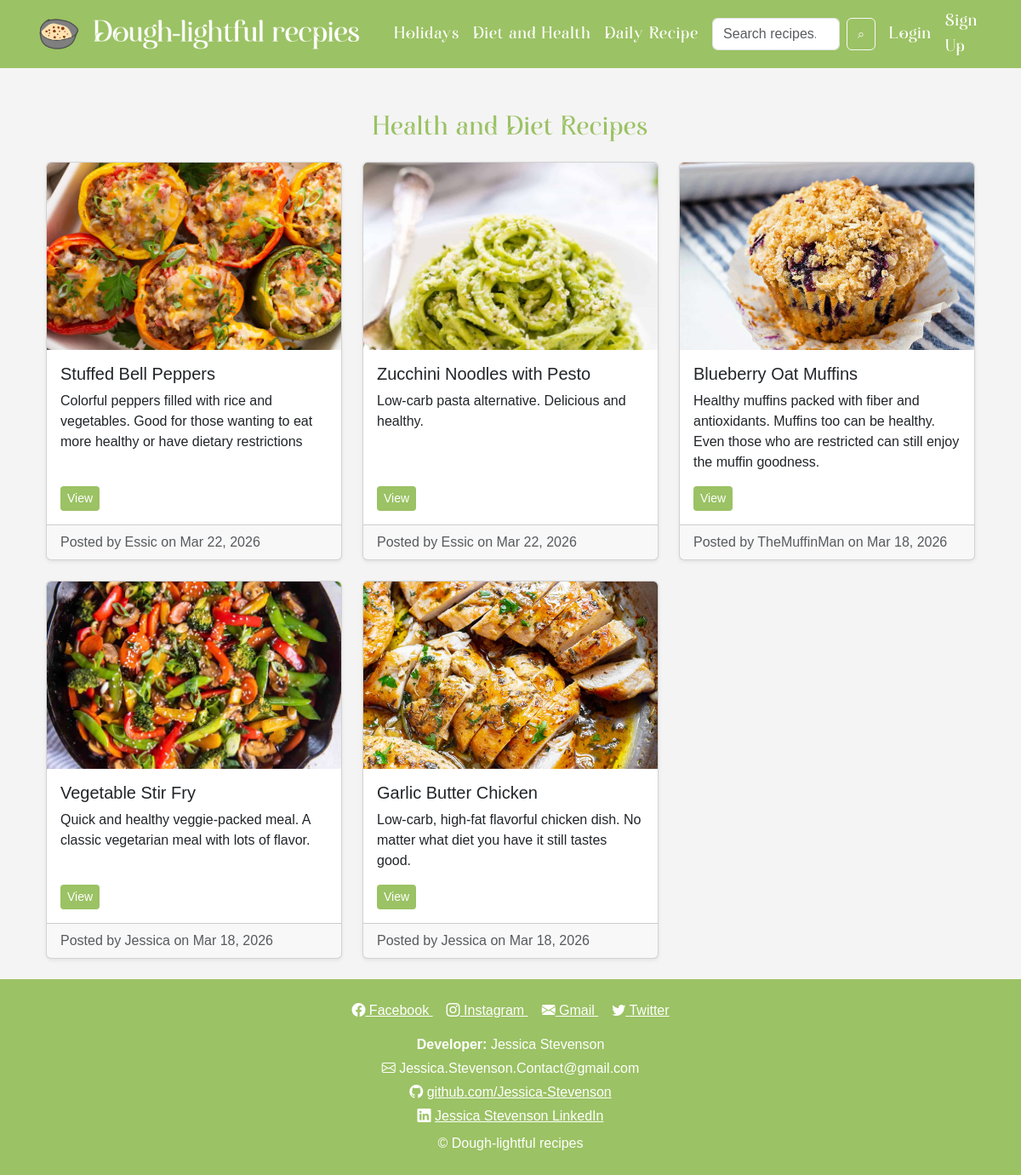
The page /health_diet/ on the database its author committed.
### recipe/models.py (models this page shows, shortened)
class Recipe(models.Model):
    MAIN_CATEGORIES = [
        ('daily', 'Daily Recipes'),
        ('holiday', 'Holidays'),
        ('health', 'Diet & Health'),
    ]
    SUB_CATEGORIES = [
        ('breakfast', 'Breakfast'),
        ('lunch', 'Lunch'),
        ('dinner', 'Dinner'),
        ('dessert', 'Dessert'),
        ('drinks', 'Drinks'),
        ('new_years', "New Year's"),
        ('mothers_day', "Mother's Day"),
        ('keto', 'Keto'),
        ('vegetarian', 'Vegetarian'),
    ]
    user = models.ForeignKey(User, on_delete=models.CASCADE)
    title = models.CharField(max_length=200)
    description = models.TextField()
    ingredients = models.TextField()
    instructions = models.TextField()
    image = models.ImageField(upload_to='recipes/', blank=True, null=True)
    main_category = models.CharField(max_length=20, choices=MAIN_CATEGORIES)
    sub_category = models.CharField(max_length=20, choices=SUB_CATEGORIES, blank=True, null=True)
    created_at = models.DateTimeField(auto_now_add=True)

### recipe/views.py (the view)
# urls.py: path('health_diet/', views.health_diet_view, name='health_diet'),
def health_diet_view(request):
    subcat = request.GET.get('subcategory')
    recipes = Recipe.objects.filter(
        main_category='health',
        sub_category=subcat
    ).order_by('-created_at') if subcat else Recipe.objects.filter(main_category='health').order_by('-created_at')
    template_name = f'food/health/{subcat}.html' if subcat else 'food/health/all.html'
    return render(request, template_name, {'recipes': recipes})

### templates/food/health/all.html (shortened to what this page needs)
{% extends 'base.html' %}
{% load static %}
{% block content %}
<div class="container mt-4">
    <h2 class="mb-4 text-center heading">Health and Diet Recipes</h2>
    <div class="row row-cols-1 row-cols-md-3 g-4">
        {% for recipe in recipes %}
        <div class="col">
            <div class="card h-100 shadow-sm">
                {% if recipe.image %}
                <img src="{{ recipe.image.url }}" class="card-img-top" alt="{{ recipe.title }}">
                {% else %}
                <img src="{% static 'recipestatic/Le_Logo.png' %}" class="card-img-top" alt="{{ recipe.title }}">
                {% endif %}
                <div class="card-body d-flex flex-column">
                    <h5 class="card-title">{{ recipe.title }}</h5>
                    <p class="card-text">
                        {{ recipe.description }}
                    </p>
                    <div class="mt-auto d-flex gap-2 flex-wrap">
                        <a href="{% url 'recipe_detail' recipe.id %}"
                        class="btn btn-sm"
                        style="background-color:#9BC264; color:white; border:none;">
                            View
                        </a>
                    </div>
                </div>
                <div class="card-footer text-muted">
                    Posted by {{ recipe.user.username }} on {{ recipe.created_at|date:"M d, Y" }}
                </div>
            </div>
        </div>
        {% empty %}
        <p class="text-center">No health and diet recipes yet.</p>
        {% endfor %}
    </div>
</div>
{% endblock %}

### recipe/static/recipestatic/style.css (style rules this page uses)
body { background-color: #f4f4f4; font-family: Arial, sans-serif; overflow-x: hidden; }
.heading { font-family: 'Auralyess', sans-serif; color: #9BC264; letter-spacing: 1px; }
.card-img-top { width:100%; height:220px; object-fit:cover; display:block; }
.card { overflow:hidden; }

### rows shown on the page
Recipe: image (picture), title "Stuffed Bell Peppers", description "Colorful peppers filled with rice and vegetables. Good for those wanting to eat more healthy or have dietary restrictions", user.username "Essic", created_at "Mar 22, 2026"
Recipe: image (picture), title "Zucchini Noodles with Pesto", description "Low-carb pasta alternative. Delicious and healthy.", user.username "Essic", created_at "Mar 22, 2026"
Recipe: image (picture), title "Blueberry Oat Muffins", description "Healthy muffins packed with fiber and antioxidants. Muffins too can be healthy. Even those who are restricted can still enjoy the muffin goodness.", user.username "TheMuffinMan", created_at "Mar 18, 2026"
Recipe: image (picture), title "Vegetable Stir Fry", description "Quick and healthy veggie-packed meal. A classic vegetarian meal with lots of flavor.", user.username "Jessica", created_at "Mar 18, 2026"
Recipe: image (picture), title "Garlic Butter Chicken", description "Low-carb, high-fat flavorful chicken dish. No matter what diet you have it still tastes good.", user.username "Jessica", created_at "Mar 18, 2026"
